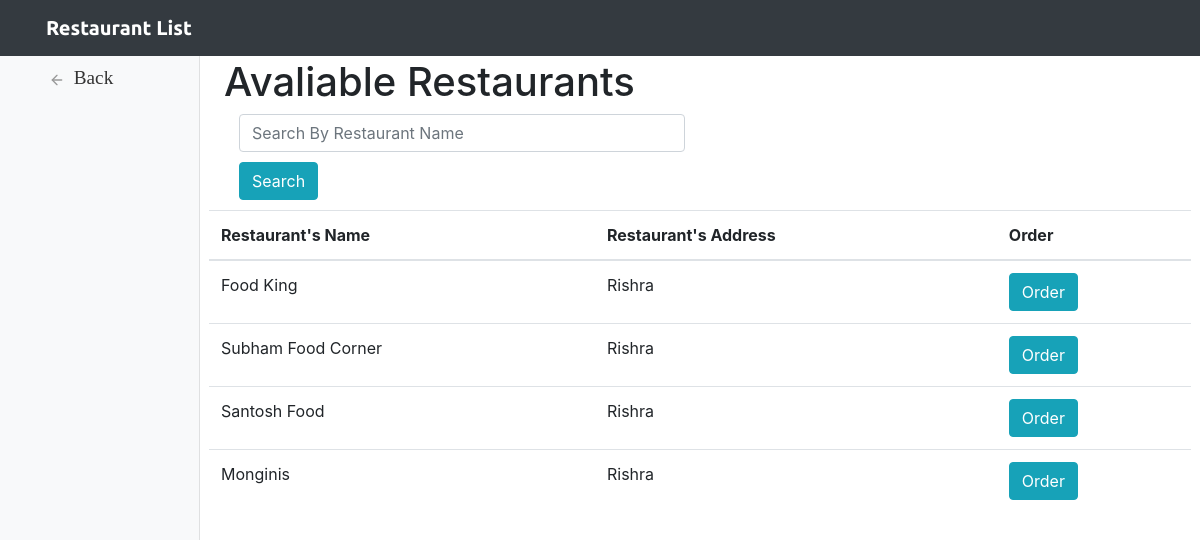
The page /home/customer/customer.php on the database its author committed.
### home/customer/customer.php (the view, shortened to what this page needs)
<?php
require_once '../../connection.php';
$searchKey = "";
?>
<!DOCTYPE html>
<html lang="en">
    <head>
        <?php require_once 'includes/head.php'; ?>
    </head>
    <body>
        <?php require_once 'includes/header.php'; ?>
        <div class="container-fluid">
            <div class="row">
                <?php require_once 'includes/sidebar.php'; ?>
                <main role="main" class="col-md-9 ml-sm-auto col-lg-10 px-4">
                    <h1 style="margin-top: 10px">Avaliable Restaurants</h1>
                    <?php
                        $result = $mysqli->query("SELECT * FROM `restaurant-register`");
                    ?>
                    <form action="" method="POST">
                            <div class="col-md-6">
                            <input type="text" name="search" class='form-control' placeholder="Search By Restaurant Name" value="<?php echo $searchKey; ?>" >
                            <button class="btn btn-info justify-content-center" style="margin-top:10px; margin-bottom:10px;">Search</button>
                            </div>
                    </form>
                    <div class="row justify-content-center">
                    <table class = "table">
                        <thead>
                        <tr>
                            <th>Restaurant's Name</th>
                            <th>Restaurant's Address</th>
                            <th>Order</th>
                        </tr>
                        </thead>
                        <?php while ($row = $result->fetch_assoc()): ?>
                        <tr>
                            <td><?php echo $row['name']; ?></td>
                            <td><?php echo $row['address']; ?></td>
                            <td>
                                <a href="order.php?accept=<?php echo $row['id']; ?>" class = "btn btn-info" role="button">Order</a>
                            </td>
                        </tr>
                        <?php endwhile; ?>
                    </table>
                    </div>
                </main>
            </div>
        </div>
    </body>
</html>

### home/customer/css/styles.css (style rules this page uses)
body { font-size: .875rem; }
[role="main"] { padding-top: 48px; }

### rows shown on the page
restaurant-register: name "Food King", address "Rishra"
restaurant-register: name "Subham Food Corner", address "Rishra"
restaurant-register: name "Santosh Food", address "Rishra"
restaurant-register: name "Monginis", address "Rishra"
